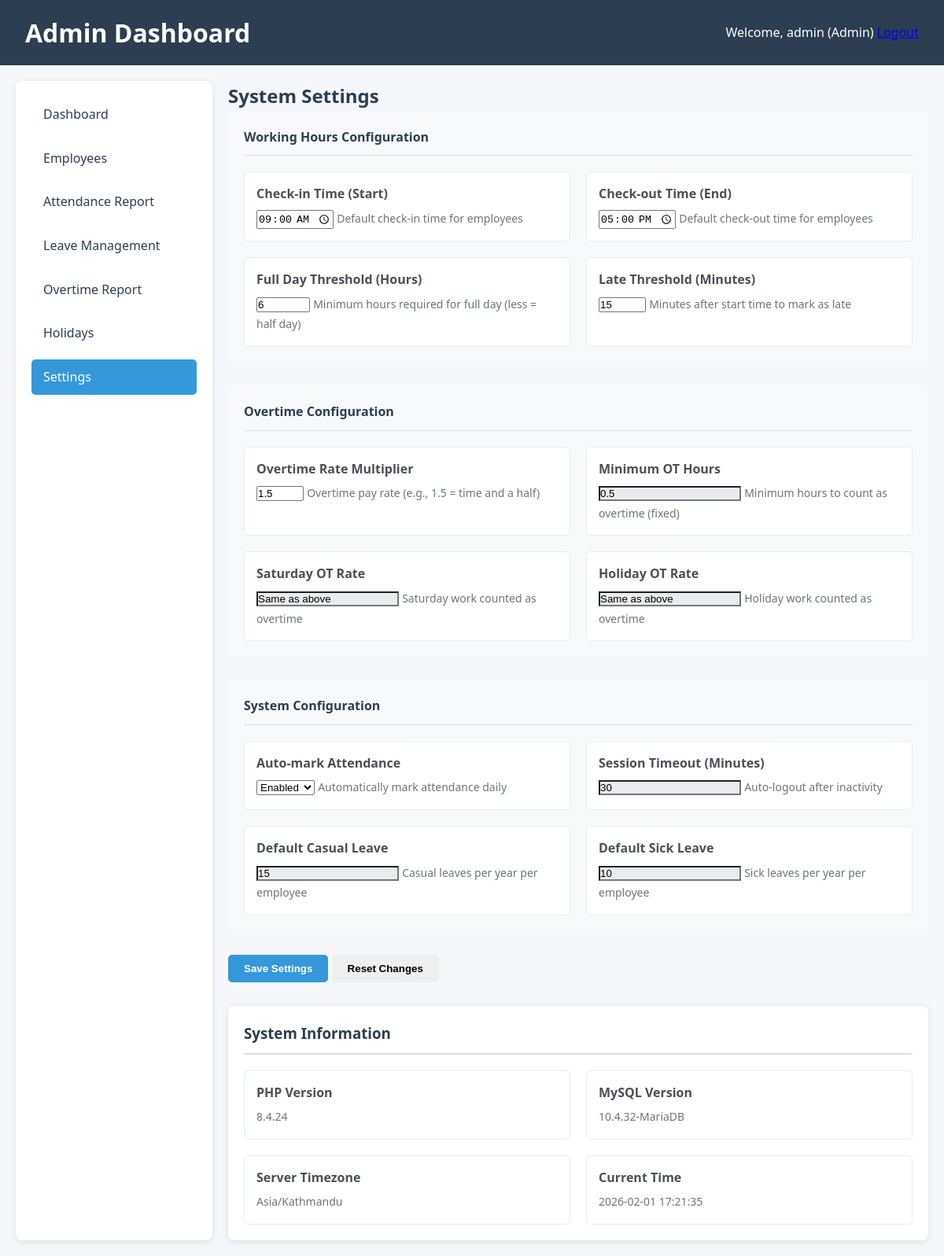
Screenshot of /admin/settings.php (signed in) with the database file from the repository.
### tables this page shows
CREATE TABLE `system_settings` (
  `id` int(11) NOT NULL,
  `setting_key` varchar(50) NOT NULL,
  `setting_value` text DEFAULT NULL,
  `description` text DEFAULT NULL,
  `updated_at` timestamp NOT NULL DEFAULT current_timestamp() ON UPDATE current_timestamp()
);

### admin/settings.php (the view, shortened to what this page needs)
<?php
require_once '../includes/functions.php';
$query = "SELECT * FROM system_settings";
$result = mysqli_query($conn, $query);
$settings = [];
while ($row = mysqli_fetch_assoc($result)) {
    $settings[$row['setting_key']] = $row;
}
?>
<!DOCTYPE html>
<html lang="en">
<head>
    <link rel="stylesheet" href="../assets/css/style.css">
</head>
<body>
    <?php
    include 'header.php';
    ?>
    <div class="container">
        <div class="dashboard-grid">
            <?php include 'sidebar.php'; ?>
            <main class="main-content">
                <h2>System Settings</h2>
                <form method="POST" action="">
                    <div class="settings-group">
                        <h4>Working Hours Configuration</h4>
                        <div class="settings-grid">
                            <div class="setting-item">
                                <label class="setting-label">Check-in Time (Start)</label>
                                <input type="time" name="working_hours_start"
                                       value="<?php echo $settings['working_hours_start']['setting_value'] ?? '09:00'; ?>"
                                       class="form-control">
                                <small class="setting-value">Default check-in time for employees</small>
                            </div>
                            <div class="setting-item">
                                <label class="setting-label">Check-out Time (End)</label>
                                <input type="time" name="working_hours_end"
                                       value="<?php echo $settings['working_hours_end']['setting_value'] ?? '17:00'; ?>"
                                       class="form-control">
                                <small class="setting-value">Default check-out time for employees</small>
                            </div>
                            <div class="setting-item">
                                <label class="setting-label">Full Day Threshold (Hours)</label>
                                <input type="number" name="working_hours_threshold" min="1" max="12" step="0.5"
                                       value="<?php echo $settings['working_hours_threshold']['setting_value'] ?? '6'; ?>"
                                       class="form-control">
                                <small class="setting-value">Minimum hours required for full day (less = half day)</small>
                            </div>
                            <div class="setting-item">
                                <label class="setting-label">Late Threshold (Minutes)</label>
                                <input type="number" name="late_threshold_minutes" min="0" max="120"
                                       value="<?php echo $settings['late_threshold_minutes']['setting_value'] ?? '15'; ?>"
                                       class="form-control">
                                <small class="setting-value">Minutes after start time to mark as late</small>
                            </div>
                        </div>
                    </div>
                    <div class="settings-group">
                        <h4>Overtime Configuration</h4>
                        <div class="settings-grid">
                            <div class="setting-item">
                                <label class="setting-label">Overtime Rate Multiplier</label>
                                <input type="number" name="overtime_rate" min="1" max="3" step="0.1"
                                       value="<?php echo $settings['overtime_rate']['setting_value'] ?? '1.5'; ?>"
                                       class="form-control">
                                <small class="setting-value">Overtime pay rate (e.g., 1.5 = time and a half)</small>
                            </div>
                            <div class="setting-item">
                                <label class="setting-label">Minimum OT Hours</label>
                                <input type="number" value="0.5" readonly class="form-control readonly-input">
                                <small class="setting-value">Minimum hours to count as overtime (fixed)</small>
                            </div>
                            <div class="setting-item">
                                <label class="setting-label">Saturday OT Rate</label>
                                <input type="text" value="Same as above" readonly class="form-control readonly-input">
                                <small class="setting-value">Saturday work counted as overtime</small>
                            </div>
                            <div class="setting-item">
                                <label class="setting-label">Holiday OT Rate</label>
                                <input type="text" value="Same as above" readonly class="form-control readonly-input">
                                <small class="setting-value">Holiday work counted as overtime</small>
                            </div>
                        </div>
                    </div>
                    <div class="settings-group">
                        <h4>System Configuration</h4>
                        <div class="settings-grid">
                            <div class="setting-item">
                                <label class="setting-label">Auto-mark Attendance</label>
                                <select name="auto_attendance" class="form-control">
                                    <option value="1" <?php echo ($settings['auto_attendance']['setting_value'] ?? '1') == '1' ? 'selected' : ''; ?>>Enabled</option>
                                </select>
                                <small class="setting-value">Automatically mark attendance daily</small>
                            </div>
                            <div class="setting-item">
                                <label class="setting-label">Session Timeout (Minutes)</label>
                                <input type="number" value="30" readonly class="form-control readonly-input">
                                <small class="setting-value">Auto-logout after inactivity</small>
                            </div>
                            <div class="setting-item">
                                <label class="setting-label">Default Casual Leave</label>
                                <input type="number" value="15" readonly class="form-control readonly-input">
                                <small class="setting-value">Casual leaves per year per employee</small>
                            </div>
                            <div class="setting-item">
                                <label class="setting-label">Default Sick Leave</label>
                                <input type="number" value="10" readonly class="form-control readonly-input">
                                <small class="setting-value">Sick leaves per year per employee</small>
                            </div>
                        </div>
                    </div>
                    <div class="form-actions">
                        <button type="submit" name="update_settings" class="btn btn-primary">
                            Save Settings
                        </button>
                        <button type="reset" class="btn btn-secondary">Reset Changes</button>
                    </div>
                </form>
                <div class="card" style="margin-top: 30px;">
                    <h3>System Information</h3>
                    <div class="settings-grid">
                        <div class="setting-item">
                            <span class="setting-label">PHP Version</span>
                            <span class="setting-value"><?php echo phpversion(); ?></span>
                        </div>
                        <div class="setting-item">
                            <span class="setting-label">MySQL Version</span>
                            <span class="setting-value">
                                <?php
                                $version = mysqli_get_server_info($conn);
                                echo $version ?: 'Unknown';
                                ?>
                            </span>
                        </div>
                        <div class="setting-item">
                            <span class="setting-label">Server Timezone</span>
                            <span class="setting-value"><?php echo date_default_timezone_get(); ?></span>
                        </div>
                        <div class="setting-item">
                            <span class="setting-label">Current Time</span>
                            <span class="setting-value"><?php echo date('Y-m-d H:i:s'); ?></span>
                        </div>
                    </div>
                </div>
            </main>
        </div>
    </div>
</body>
</html>

### assets/css/style.css (style rules this page uses)
* { margin: 0; padding: 0; box-sizing: border-box; }
:root { --primary-color: #2c3e50; --secondary-color: #3498db; --success-color: #27ae60; --warning-color: #f39c12; --danger-color: #e74c3c; --info-color: #3498db; --light-bg: #f8f9fa; --dark-text: #2c3e50; --border-color: #ddd; }
body { font-family: 'Segoe UI', Tahoma, Geneva, Verdana, sans-serif; line-height: 1.6; color: var(--dark-text); background-color: #f5f7fa; }
.container { display: flex; flex-direction: column; min-height: 100vh; }
.dashboard-grid { display: grid; grid-template-columns: 250px 1fr; gap: 20px; padding: 20px; flex: 1; }
.card { background: white; border-radius: 8px; padding: 20px; box-shadow: 0 2px 10px rgba(0,0,0,0.1); }
.card h3 { color: var(--primary-color); margin-bottom: 20px; padding-bottom: 10px; border-bottom: 2px solid var(--border-color); }
.btn { display: inline-block; padding: 10px 20px; border: none; border-radius: 5px; cursor: pointer; text-decoration: none; font-weight: 600; transition: all 0.3s; }
.btn-primary { background: var(--secondary-color); color: white; }

### admin/settings.php (style rules this page uses)
.settings-group { margin-bottom: 30px; padding: 20px; background: #f8f9fa; border-radius: 5px; }
.settings-group h4 { color: #2c3e50; margin-bottom: 20px; padding-bottom: 10px; border-bottom: 1px solid #ddd; }
.settings-grid { display: grid; grid-template-columns: repeat(auto-fit, minmax(300px, 1fr)); gap: 20px; }
.setting-item { background: white; padding: 15px; border-radius: 5px; border: 1px solid #e9ecef; }
.setting-label { display: block; font-weight: 600; margin-bottom: 5px; color: #495057; }
.setting-value { color: #6c757d; font-size: 14px; }
.readonly-input { background: #e9ecef; cursor: not-allowed; }

### rows the page displays
system_settings: working_hours_start "09:00:00"
system_settings: working_hours_end "17:00:00"
system_settings: working_hours_threshold "6"
system_settings: late_threshold_minutes "15"
system_settings: overtime_rate "1.5"
system_settings: auto_attendance "Enabled"

### other values shown
$_SESSION['username'] "admin"
phpversion() "8.4.24"
$version ?: 'Unknown' "10.4.32-MariaDB"
date_default_timezone_get() "Asia/Kathmandu"
